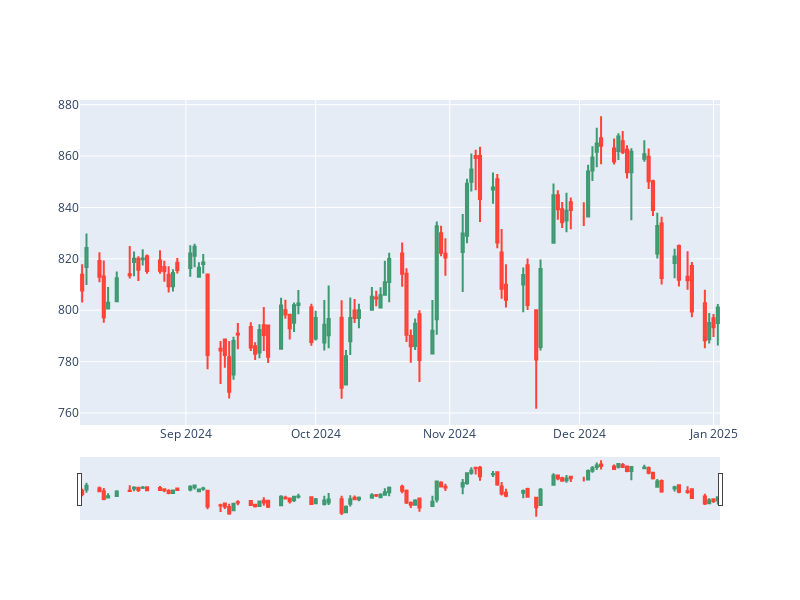

Here is the notebook cell this chart was saved with:
### Code cell
fig = go.Figure(
    data = [
        go.Candlestick(
            x = df.index,
            open = df["1. open"],
            high = df["2. high"],
            low =  df["3. low"],
            close = df["4. close"]
        )
    ]
)

fig.update_layout(width=800,height=600)
fig.show()
